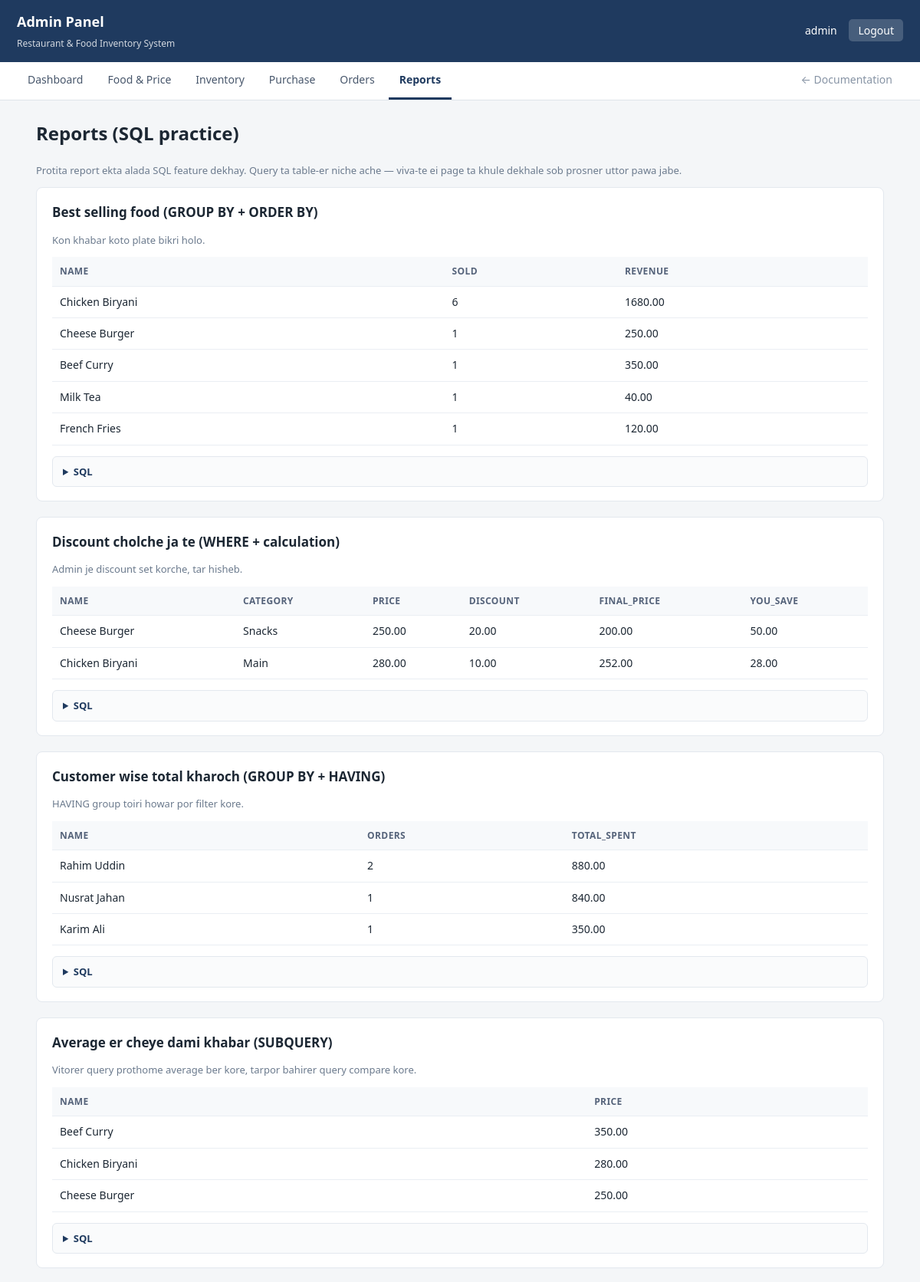
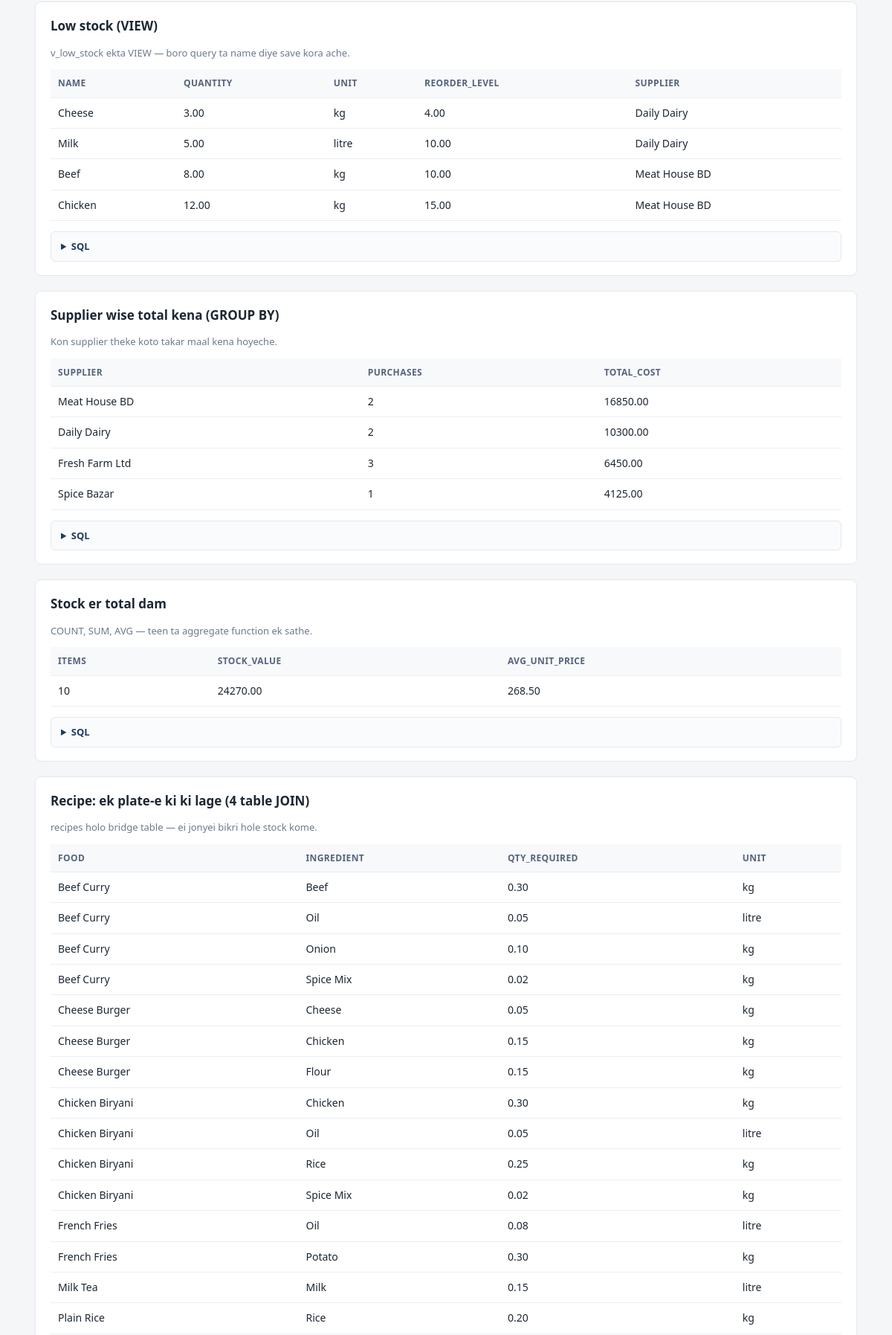
Screenshot of /admin/reports.php (signed in, upper part) with the database file from the repository (2 pictures, top to bottom).
### tables this page shows
CREATE TABLE menu_items (
    menu_id      INT AUTO_INCREMENT PRIMARY KEY,
    name         VARCHAR(100) NOT NULL UNIQUE,
    category     VARCHAR(30)  NOT NULL,
    price        DECIMAL(10,2) NOT NULL,
    discount     DECIMAL(5,2)  NOT NULL DEFAULT 0,    
    is_available TINYINT(1)   NOT NULL DEFAULT 1,
    CHECK (price > 0),
    CHECK (discount >= 0 AND discount <= 100)
);

CREATE TABLE recipes (
    menu_id       INT NOT NULL,
    ingredient_id INT NOT NULL,
    qty_required  DECIMAL(10,2) NOT NULL,
    PRIMARY KEY (menu_id, ingredient_id),             
    FOREIGN KEY (menu_id)       REFERENCES menu_items(menu_id)
        ON DELETE CASCADE,
    FOREIGN KEY (ingredient_id) REFERENCES ingredients(ingredient_id)
);

CREATE TABLE ingredients (
    ingredient_id INT AUTO_INCREMENT PRIMARY KEY,
    name          VARCHAR(100) NOT NULL UNIQUE,
    unit          VARCHAR(10)  NOT NULL,              
    quantity      DECIMAL(10,2) NOT NULL DEFAULT 0,
    reorder_level DECIMAL(10,2) NOT NULL DEFAULT 5,   
    unit_price    DECIMAL(10,2) NOT NULL,
    supplier_id   INT,
    CHECK (quantity >= 0),
    CHECK (unit_price >= 0),
    FOREIGN KEY (supplier_id) REFERENCES suppliers(supplier_id)
        ON DELETE SET NULL
);

### config.php (called while the page is built, shortened)
<?php
function h($v) {
    return htmlspecialchars((string)$v, ENT_QUOTES, 'UTF-8');
}

### admin/reports.php (the view, shortened to what this page needs)
<?php
require __DIR__ . '/../config.php';
require __DIR__ . '/../header.php';
?>
<p class="hint">Protita report ekta alada SQL feature dekhay. Query ta table-er niche ache —
   viva-te ei page ta khule dekhale sob prosner uttor pawa jabe.</p>
<?php foreach ($reports as $title => $r):
      $res = $conn->query($r['sql']); ?>
<div class="card">
  <h2><?= h($title) ?></h2>
  <p class="hint"><?= h($r['note']) ?></p>
  <?php if ($res->num_rows === 0): ?>
    <p class="hint">Kono row nei.</p>
  <?php else: ?>
    <table>
      <tr><?php foreach ($res->fetch_fields() as $f): ?>
            <th><?= h($f->name) ?></th>
          <?php endforeach; ?></tr>
      <?php while ($row = $res->fetch_assoc()): ?>
        <tr><?php foreach ($row as $v): ?>
              <td><?= h($v ?? '-') ?></td>
            <?php endforeach; ?></tr>
      <?php endwhile; ?>
    </table>
  <?php endif; ?>
  <details class="sqlbox"><summary>SQL</summary><pre><code><?= h($r['sql']) ?></code></pre></details>
</div>
<?php endforeach; ?>
<?php require __DIR__ . '/../footer.php';

### panel.css (style rules this page uses)
* { box-sizing: border-box; }
body { margin: 0; font: 15px/1.6 system-ui, -apple-system, "Segoe UI", Roboto, sans-serif; background: #f4f6f8; color: #1c2733; }
.card { background: #fff; border: 1px solid #e3e8ee; border-radius: 8px; padding: 18px 20px; margin-bottom: 20px; }
.card h2 { font-size: 17px; margin: 0 0 12px; }
.hint { font-size: 13px; color: #6b7a8d; margin: 0 0 12px; }
table { width: 100%; border-collapse: collapse; font-size: 14px; }
th, td { padding: 9px 10px; text-align: left; border-bottom: 1px solid #eaeef3; }
th { background: #f7f9fb; font-size: 12px; text-transform: uppercase; letter-spacing: .4px; color: #55637a; }
.sqlbox { margin-top: 14px; border: 1px solid #e3e8ee; border-radius: 6px; background: #fafbfc; }
.sqlbox summary { cursor: pointer; padding: 9px 13px; font-size: 13px; font-weight: 600; color: #1f3a5f; }

### rows the page displays
menu_items: name "Cheese Burger", category "Snacks", price "250.00", discount "20.00", v "200.00", v "50.00"
menu_items: name "Chicken Biryani", category "Main", price "280.00", discount "10.00", v "252.00", v "28.00"
recipes: menu.name "Beef Curry", ingredient.name "Beef", qty_required "0.30", ingredient.unit "kg"
recipes: menu.name "Beef Curry", ingredient.name "Oil", qty_required "0.05", ingredient.unit "litre"
recipes: menu.name "Beef Curry", ingredient.name "Onion", qty_required "0.10", ingredient.unit "kg"
recipes: menu.name "Beef Curry", ingredient.name "Spice Mix", qty_required "0.02", ingredient.unit "kg"
recipes: menu.name "Cheese Burger", ingredient.name "Cheese", qty_required "0.05", ingredient.unit "kg"
recipes: menu.name "Cheese Burger", ingredient.name "Chicken", qty_required "0.15", ingredient.unit "kg"
recipes: menu.name "Cheese Burger", ingredient.name "Flour", qty_required "0.15", ingredient.unit "kg"
recipes: menu.name "Chicken Biryani", ingredient.name "Chicken", qty_required "0.30", ingredient.unit "kg"
recipes: menu.name "Chicken Biryani", ingredient.name "Oil", qty_required "0.05", ingredient.unit "litre"
recipes: menu.name "Chicken Biryani", ingredient.name "Rice", qty_required "0.25", ingredient.unit "kg"
recipes: menu.name "Chicken Biryani", ingredient.name "Spice Mix", qty_required "0.02", ingredient.unit "kg"
recipes: menu.name "French Fries", ingredient.name "Oil", qty_required "0.08", ingredient.unit "litre"
recipes: menu.name "French Fries", ingredient.name "Potato", qty_required "0.30", ingredient.unit "kg"
recipes: menu.name "Milk Tea", ingredient.name "Milk", qty_required "0.15", ingredient.unit "litre"
recipes: menu.name "Plain Rice", ingredient.name "Rice", qty_required "0.20", ingredient.unit "kg"

### other values shown
$uname "admin"
$label "Dashboard"
$label "Food & Price"
$label "Inventory"
$label "Purchase"
$label "Orders"
$label "Reports"
$page_title "Reports (SQL practice)"
$title "Best selling food (GROUP BY + ORDER BY)"
$r['note'] "Kon khabar koto plate bikri holo."
$f->name "NAME"
$f->name "SOLD"
$f->name "REVENUE"
$v "Chicken Biryani"
$v "6"
